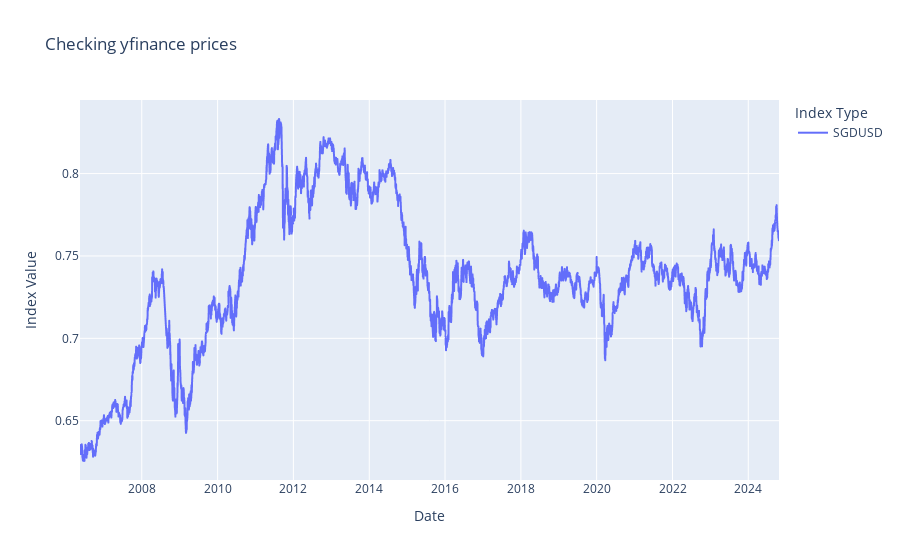

This figure's notebook cell:
### Code cell
# Plot prices to check
fig = px.line(
    SGD_base_prices, 
    x=SGD_base_prices.index, 
    y=["SGDUSD"],
    labels={"value": "Index Value", "variable": "Index Type"},
    title="Checking yfinance prices"
)

# Show the plot
fig.show()

### Figure 1 — Plotly figure (JSON) as saved in the notebook; plotly's stock layout.template omitted (floating-point values rounded to 4 significant figures; data arrays with more than 128 entries replaced by an {"elided": "..."} marker saying what was removed)
{"data": [{"hovertemplate": "Index Type=SGDUSD<br>Date=%{x}<br>Index Value=%{y}<extra></extra>", "legendgroup": "SGDUSD", "line": {"color": "#636efa", "dash": "solid"}, "marker": {"symbol": "circle"}, "mode": "lines", "name": "SGDUSD", "showlegend": true, "type": "scattergl", "x": {"elided": "4773 str values"}, "xaxis": "x", "y": {"elided": "4773 float values"}, "yaxis": "y"}], "layout": {"legend": {"title": {"text": "Index Type"}, "tracegroupgap": 0}, "title": {"text": "Checking yfinance prices"}, "xaxis": {"anchor": "y", "domain": [0, 1], "title": {"text": "Date"}}, "yaxis": {"anchor": "x", "domain": [0, 1], "title": {"text": "Index Value"}}}}
